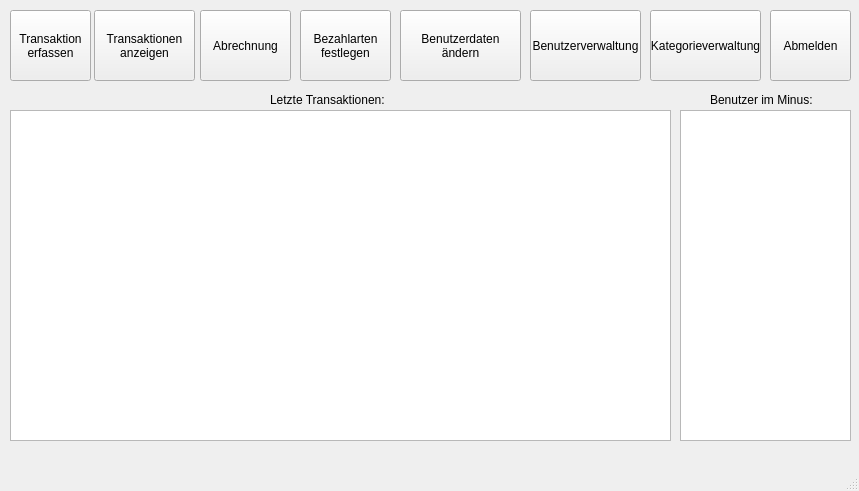
<?xml version="1.0" encoding="UTF-8"?>
<ui version="4.0">
 <class>hauptmenue_adm</class>
 <widget class="QMainWindow" name="hauptmenue_adm">
  <property name="geometry">
   <rect>
    <x>0</x>
    <y>0</y>
    <width>859</width>
    <height>491</height>
   </rect>
  </property>
  <property name="windowTitle">
   <string>Hauptmenü</string>
  </property>
  <widget class="QWidget" name="centralwidget">
   <widget class="QTableWidget" name="tbl_Transaktionen">
    <property name="geometry">
     <rect>
      <x>10</x>
      <y>110</y>
      <width>661</width>
      <height>331</height>
     </rect>
    </property>
   </widget>
   <widget class="QPushButton" name="btn_Bezahlart">
    <property name="geometry">
     <rect>
      <x>300</x>
      <y>10</y>
      <width>91</width>
      <height>71</height>
     </rect>
    </property>
    <property name="cursor">
     <cursorShape>PointingHandCursor</cursorShape>
    </property>
    <property name="toolTip">
     <string>&lt;html&gt;&lt;head/&gt;&lt;body&gt;&lt;p&gt;Wählen Sie ihre bevorzugten Zahlungsarten aus&lt;/p&gt;&lt;/body&gt;&lt;/html&gt;</string>
    </property>
    <property name="text">
     <string>Bezahlarten
festlegen</string>
    </property>
   </widget>
   <widget class="QLabel" name="label">
    <property name="geometry">
     <rect>
      <x>270</x>
      <y>90</y>
      <width>161</width>
      <height>20</height>
     </rect>
    </property>
    <property name="text">
     <string>Letzte Transaktionen:</string>
    </property>
   </widget>
   <widget class="QPushButton" name="btn_Abrechnung">
    <property name="geometry">
     <rect>
      <x>200</x>
      <y>10</y>
      <width>91</width>
      <height>71</height>
     </rect>
    </property>
    <property name="cursor">
     <cursorShape>PointingHandCursor</cursorShape>
    </property>
    <property name="toolTip">
     <string>&lt;html&gt;&lt;head/&gt;&lt;body&gt;&lt;p&gt;Erstellt ein Kategoriebozogenes- sowie ein Gesammtsaldo&lt;/p&gt;&lt;/body&gt;&lt;/html&gt;</string>
    </property>
    <property name="text">
     <string>Abrechnung</string>
    </property>
   </widget>
   <widget class="QPushButton" name="btn_Benutzerdaten">
    <property name="geometry">
     <rect>
      <x>400</x>
      <y>10</y>
      <width>121</width>
      <height>71</height>
     </rect>
    </property>
    <property name="cursor">
     <cursorShape>PointingHandCursor</cursorShape>
    </property>
    <property name="text">
     <string>Benutzerdaten 
ändern</string>
    </property>
   </widget>
   <widget class="QPushButton" name="btn_Abmelden">
    <property name="geometry">
     <rect>
      <x>770</x>
      <y>10</y>
      <width>81</width>
      <height>71</height>
     </rect>
    </property>
    <property name="cursor">
     <cursorShape>PointingHandCursor</cursorShape>
    </property>
    <property name="toolTip">
     <string>&lt;html&gt;&lt;head/&gt;&lt;body&gt;&lt;p&gt;Meldet Sie vom System ab&lt;/p&gt;&lt;/body&gt;&lt;/html&gt;</string>
    </property>
    <property name="text">
     <string>Abmelden</string>
    </property>
   </widget>
   <widget class="QPushButton" name="btn_Erfassen">
    <property name="geometry">
     <rect>
      <x>10</x>
      <y>10</y>
      <width>81</width>
      <height>71</height>
     </rect>
    </property>
    <property name="cursor">
     <cursorShape>PointingHandCursor</cursorShape>
    </property>
    <property name="toolTip">
     <string>&lt;html&gt;&lt;head/&gt;&lt;body&gt;&lt;p&gt;Pflegen Sie Ein- bzw. Ausgaben in das System ein&lt;/p&gt;&lt;/body&gt;&lt;/html&gt;</string>
    </property>
    <property name="text">
     <string>Transaktion
erfassen</string>
    </property>
   </widget>
   <widget class="QLabel" name="label_benutzer_im_minus">
    <property name="geometry">
     <rect>
      <x>710</x>
      <y>90</y>
      <width>161</width>
      <height>20</height>
     </rect>
    </property>
    <property name="text">
     <string>Benutzer im Minus:</string>
    </property>
   </widget>
   <widget class="QPushButton" name="btn_Benutzerverwaltung">
    <property name="geometry">
     <rect>
      <x>530</x>
      <y>10</y>
      <width>111</width>
      <height>71</height>
     </rect>
    </property>
    <property name="cursor">
     <cursorShape>PointingHandCursor</cursorShape>
    </property>
    <property name="text">
     <string>Benutzerverwaltung</string>
    </property>
   </widget>
   <widget class="QPushButton" name="btn_Kategorieverwaltung">
    <property name="geometry">
     <rect>
      <x>650</x>
      <y>10</y>
      <width>111</width>
      <height>71</height>
     </rect>
    </property>
    <property name="cursor">
     <cursorShape>PointingHandCursor</cursorShape>
    </property>
    <property name="text">
     <string>Kategorieverwaltung</string>
    </property>
   </widget>
   <widget class="QTableWidget" name="tbl_negativebenutzers">
    <property name="geometry">
     <rect>
      <x>680</x>
      <y>110</y>
      <width>171</width>
      <height>331</height>
     </rect>
    </property>
   </widget>
   <widget class="QPushButton" name="btn_transaktionsliste">
    <property name="geometry">
     <rect>
      <x>94</x>
      <y>10</y>
      <width>101</width>
      <height>71</height>
     </rect>
    </property>
    <property name="text">
     <string>Transaktionen
anzeigen</string>
    </property>
   </widget>
  </widget>
  <widget class="QMenuBar" name="menubar">
   <property name="geometry">
    <rect>
     <x>0</x>
     <y>0</y>
     <width>859</width>
     <height>21</height>
    </rect>
   </property>
  </widget>
  <widget class="QStatusBar" name="statusbar"/>
 </widget>
 <resources/>
 <connections/>
</ui>
